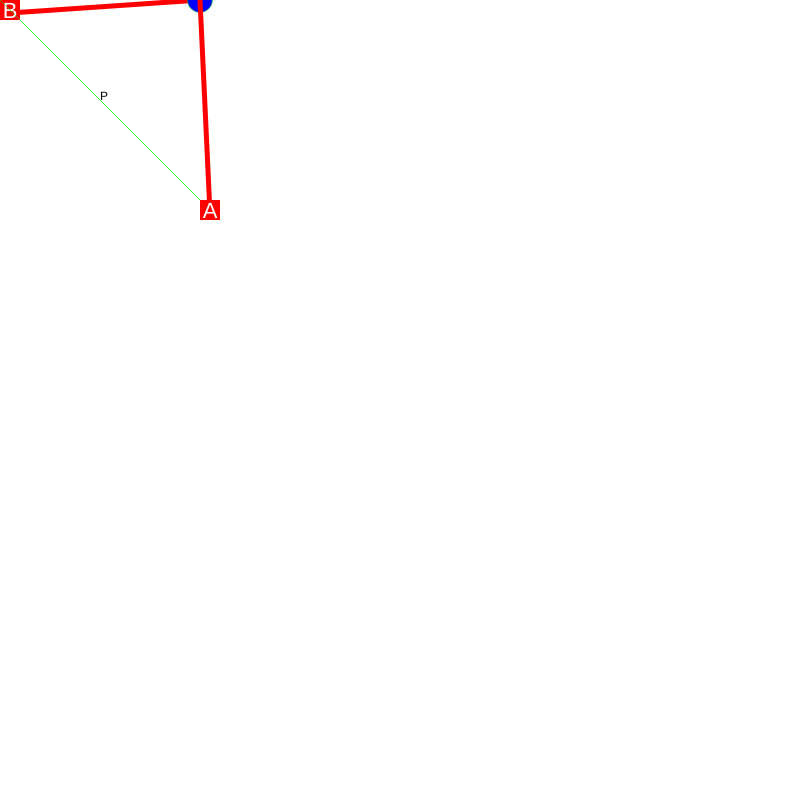
Frame 1 (no input)
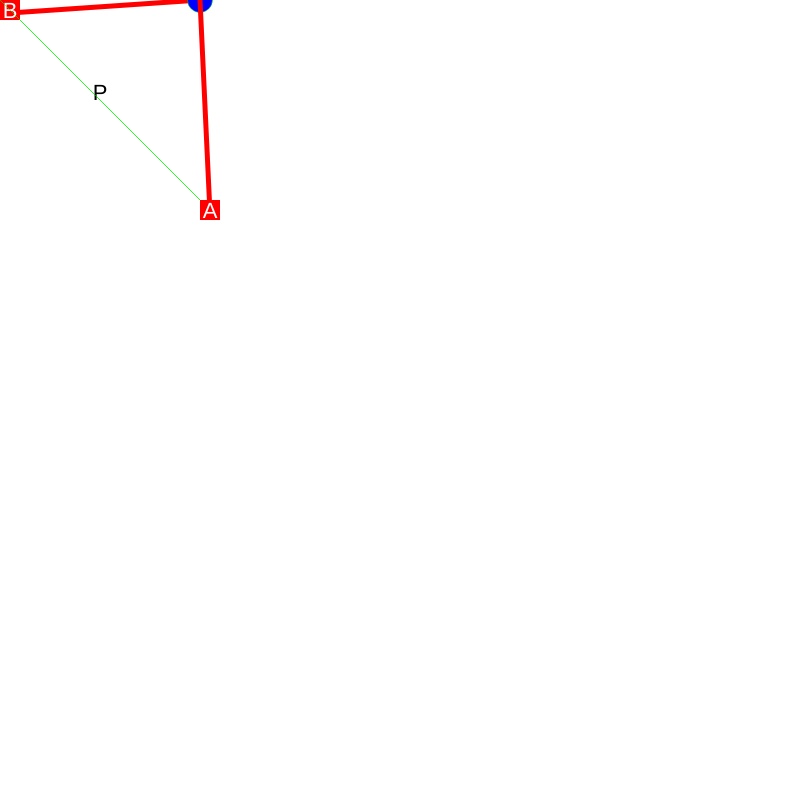
Frame 60 (no input)
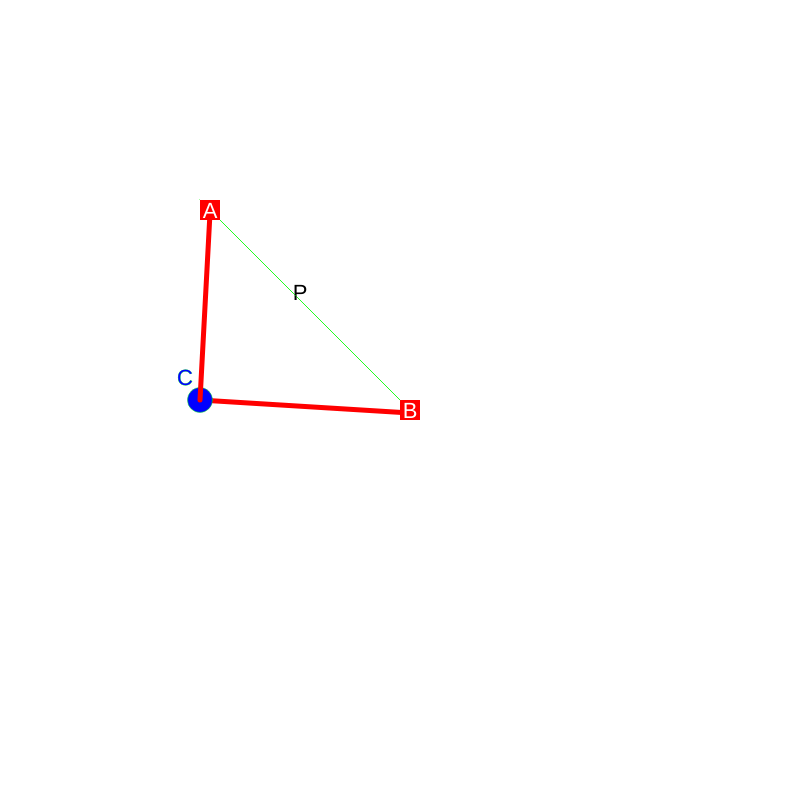
Frame 120 (the mouse pressed at the canvas centre since frame 60)

The p5.js sketch that drew these frames (run headless with seeded random() and noise() and a simulated clock; from frame 60 on, the mouse is pressed at the canvas centre):

// p5.js sketch
// ── sketch.js
var armLength = 200;
function setup() {
createCanvas(800, 800);


}

function draw() {
  background(255);

  bicep = new drawLink(200, 200, 'A'); 
  forearm = new drawLink(mouseX, mouseY, 'B'); 
  forearm.linkStart(bicep); 
  bicep.linkEnd(forearm);
}



function drawLink(x, y, l) {
  this.x = x;
  this.y = y;
  this.l = l;
  this.elbowX;
  this.elbowY;
}

drawLink.prototype.display = function() {
  fill(255, 0, 0); //red
  noStroke();
  rect(this.x, this.y, 20, 20);
  strokeWeight(5);
  stroke(255, 0, 0)
  line(this.x + 10, this.y + 13, this.elbowX, this.elbowY); //draw a line from this x,y to
  //Add a letter in the box
  fill(255); //white
  textAlign(CENTER);
  textSize(22);
  noStroke();
  text(this.l, this.x + 10, this.y + 18);
}

function dJoints(shoulder, wrist) { 
  //draw a green line just to show it
  stroke(0, 255, 0);
  strokeWeight(.5);
  line(shoulder.x, shoulder.y, wrist.x, wrist.y);
  //find dist from pt A to B
  return dist(shoulder.x, shoulder.y, wrist.x, wrist.y);

}

drawLink.prototype.linkStart = function(wrist) {
  var distance = dJoints(this, wrist);
  console.log("distance of joints" + dJoints(forearm, wrist))

  var a = (Math.pow(armLength, 2) - Math.pow(armLength, 2) + Math.pow(distance, 2) / (2 * distance));
  var h = Math.sqrt(Math.pow(armLength, 2) - Math.pow(a, 2));
  console.log("LINK START| a:  " + a + " || " + "h:  " + h);
  
  //Now that we have (a) and (h) we can work out the coordinates of point P:
  var px = this.x + a * (wrist.x - this.x) / distance;
  var py = this.y + a * (wrist.y - this.y) / distance;
  
  fill(0);
  noStroke();
  text('P', px, py);

  this.elbowX = px + h * (wrist.y - this.y) / distance;
  this.elbowY = py - h * (wrist.x - this.x) / distance;

  this.display();
}

drawLink.prototype.linkEnd = function(wrist) {
  var dist = -dJoints(this, wrist);
  var a = (Math.pow(armLength, 2) - Math.pow(armLength, 2) + Math.pow(dist, 2) / (2 * dist));
  var h = Math.sqrt(Math.pow(armLength, 2) - Math.pow(a, 2));
  console.log("LINK END| a:  " + a + " || " + "h:  " + h);


  var px = this.x + a * (wrist.x - this.x) / dist;
  var py = this.y + a * (wrist.y - this.y) / dist;

  this.elbowX = px + h * (wrist.y - this.y) / dist;
  this.elbowY = py - h * (wrist.x - this.x) / dist;
  //draw a circle at the elbow
  fill(0, 0, 255);//blue
  ellipse(this.elbowX, this.elbowY, 25, 25);
  textSize(22);
  text('C', this.elbowX - 15, this.elbowY - 15)

  this.display();
}
